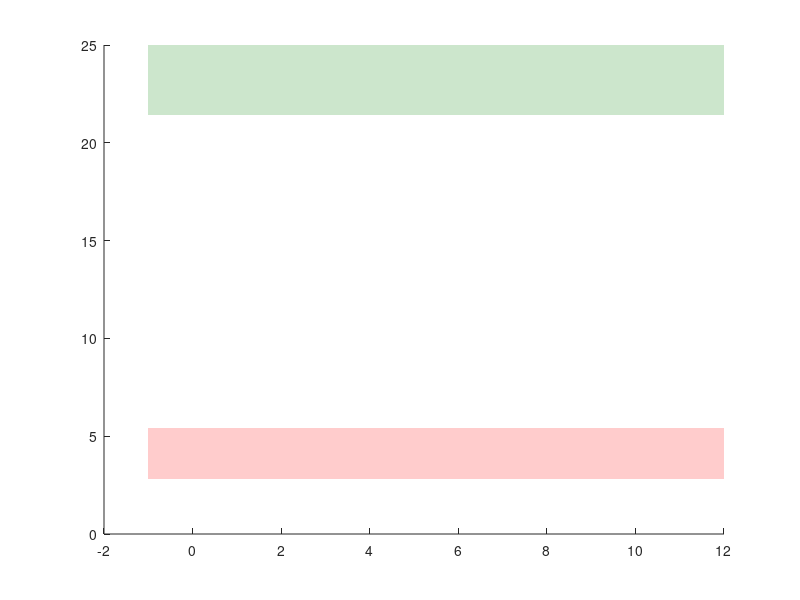

Reproduce this figure in MATLAB.
%
% 
% 
% 
%%%% Fig
Figg_F=[22.8;21.9;21.7;22;23.3;23.4];
%%%%% Emblic
Figg_F= [25;24.1;22.6;21.4;23.4;23.7];

figure(11)

x=[-1 -1 12 12]; y=[min(Figg_F) max(Figg_F) max(Figg_F) min(Figg_F)];
patch(x,y,'r','facecolor',[0 0.5 0],'edgecolor','none','facealpha',0.2)


%%%% Fig
Figg_R=[2.3;2.7;2.4;2.7;3;2.4];
%%%%% Emblic
Figg_R=[2.8;3.8;5.4;5.2];



figure(11)
hold on
x=[-1 -1 12 12]; y=[min(Figg_R) max(Figg_R) max(Figg_R) min(Figg_R)];
patch(x,y,'r','facecolor',[1 0 0],'edgecolor','none','facealpha',0.2)